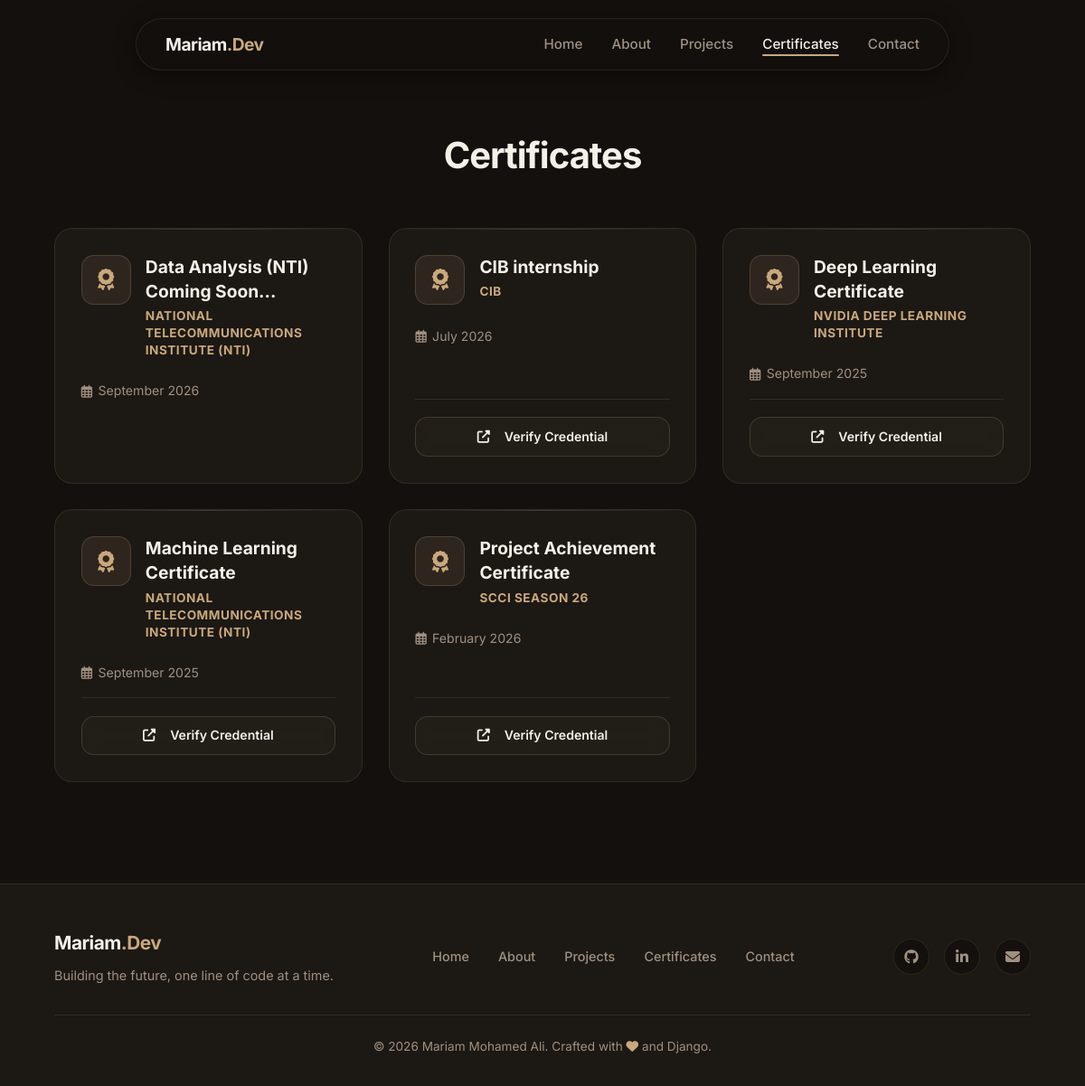
The app's page /certificates/ with its own data.
### core/models.py (models this page shows, shortened)
class Certificate(models.Model):
    title = models.CharField(max_length=200)
    issuer = models.CharField(max_length=200)
    date = models.CharField(max_length=50)
    description = models.TextField(blank=True)
    link = models.URLField(blank=True, null=True)
    image = models.ImageField(upload_to='certificates/', blank=True, null=True)
    order = models.IntegerField(default=0)
    class Meta:
        ordering = ['order']

### core/views.py (the view)
# urls.py: path('certificates/', views.certificates, name='certificates'),
def certificates(request):
    certs = Certificate.objects.all()
    return render(request, 'core/certificates.html', {'certificates': certs})

### templates/core/certificates.html
{% extends 'base.html' %}
{% load static %}
{% block content %}
<div class="page-container">
    <h1 class="section-title" data-aos="fade-down">Certificates</h1>
    <div class="certs-grid">
        {% for cert in certificates %}
        <div class="cert-card-modern glass-panel" data-aos="fade-up" data-aos-delay="{{ forloop.counter|add:'1' }}00">
            <div style="display: flex; gap: 1rem; align-items: flex-start; margin-bottom: 0.5rem;">
                <div class="cert-icon-modern">
                    <i class="fas fa-award"></i>
                </div>
                <div style="flex: 1;">
                    <h4 class="cert-title-modern" style="margin-bottom: 0.3rem;">{{ cert.title }}</h4>
                    <p style="color: var(--primary); font-size: 0.85rem; font-weight: 700; text-transform: uppercase; letter-spacing: 0.5px; margin: 0; line-height: 1.4;">
                        {{ cert.issuer }}
                    </p>
                </div>
            </div>
            <p class="cert-date-modern">
                <i class="far fa-calendar-alt"></i> {{ cert.date }}
            </p>
            {% if cert.link %}
            <div class="cert-footer-modern">
                <a href="{{ cert.link }}" target="_blank" class="btn btn-outline" style="width: 100%; padding: 0.6rem; font-size: 0.88rem;">
                    <i class="fas fa-external-link-alt" style="margin-right: 0.4rem;"></i> Verify Credential
                </a>
            </div>
            {% endif %}
        </div>
        {% empty %}
        <p style="text-align: center; grid-column: 1/-1; color: var(--text-muted);">No certificates added yet.</p>
        {% endfor %}
    </div>
</div>
{% endblock %}

### static/css/style.css (style rules this page uses)
:root { --bg-main: #13100d; --bg-card: #1c1814; --bg-card-hover: #26211b; --border-color: rgba(210, 180, 140, 0.12); --border-hover: rgba(210, 180, 140, 0.35); --text-main: #f5f0e8; --text-muted: #a09080; --primary: #c9a87c; --primary-hover: #b8936a; --primary-gradient: linear-gradient(135deg, #c9a87c 0%, #a0785a 100%); --primary-invert: #13100d; --secondary: #d4b896; --accent-glow: rgba(201, 168, 124, 0.08); --transition: all 0.3s ease; }
* { margin: 0; padding: 0; box-sizing: border-box; }
html { scroll-behavior: smooth; }
body { font-family: 'Inter', -apple-system, BlinkMacSystemFont, "Segoe UI", Roboto, sans-serif; background-color: var(--bg-main); color: var(--text-main); line-height: 1.6; overflow-x: hidden; -webkit-font-smoothing: antialiased; }
a { text-decoration: none; color: inherit; }
.btn { display: inline-flex; align-items: center; justify-content: center; gap: 0.6rem; padding: 0.85rem 2rem; border-radius: 14px; font-size: 1rem; font-weight: 600; transition: all 0.3s cubic-bezier(0.4, 0, 0.2, 1); cursor: pointer; border: 1px solid transparent; }
.btn-outline { background: rgba(201, 168, 124, 0.04); color: var(--text-main); border: 1px solid rgba(201, 168, 124, 0.2); backdrop-filter: blur(8px); }
.page-container { padding: 140px 5% 80px; max-width: 1200px; margin: 0 auto; min-height: 100vh; }
.section-title { font-size: 2.5rem; margin-bottom: 3rem; color: var(--text-main); font-weight: 700; letter-spacing: -1px; text-align: center; }
.glass-panel { background: var(--bg-card); border: 1px solid var(--border-color); border-radius: 20px; backdrop-filter: blur(16px); -webkit-backdrop-filter: blur(16px); transition: var(--transition); position: relative; overflow: hidden; }
.glass-panel::before { content: ''; position: absolute; top: 0; left: 0; right: 0; height: 1px; background: linear-gradient(90deg, transparent, rgba(255, 255, 255, 0.15), transparent); }
.certs-grid { display: grid; grid-template-columns: repeat(auto-fit, minmax(300px, 1fr)); gap: 1.8rem; }
.cert-card-modern { padding: 1.8rem; border-radius: 20px; display: flex; flex-direction: column; gap: 1rem; background: var(--bg-card); border: 1px solid var(--border-color); transition: var(--transition); }
.cert-icon-modern { width: 55px; height: 55px; border-radius: 14px; background: rgba(201, 168, 124, 0.1); border: 1px solid rgba(201, 168, 124, 0.2); display: flex; align-items: center; justify-content: center; color: var(--primary); font-size: 1.5rem; transition: var(--transition); }
.cert-title-modern { color: var(--text-main); font-size: 1.2rem; font-weight: 700; line-height: 1.4; margin: 0; }
.cert-date-modern { color: var(--text-muted); font-size: 0.88rem; margin: 0; display: flex; align-items: center; gap: 0.4rem; }
.cert-footer-modern { margin-top: auto; padding-top: 1.2rem; border-top: 1px solid var(--border-color); }

### records on screen
Certificate: title "Data Analysis (NTI) Coming Soon...", issuer "NATIONAL TELECOMMUNICATIONS INSTITUTE (NTI)", date "September 2026"
Certificate: title "CIB internship", issuer "CIB", date "July 2026"
Certificate: title "Deep Learning Certificate", issuer "NVIDIA DEEP LEARNING INSTITUTE", date "September 2025"
Certificate: title "Machine Learning Certificate", issuer "NATIONAL TELECOMMUNICATIONS INSTITUTE (NTI)", date "September 2025"
Certificate: title "Project Achievement Certificate", issuer "SCCI SEASON 26", date "February 2026"
